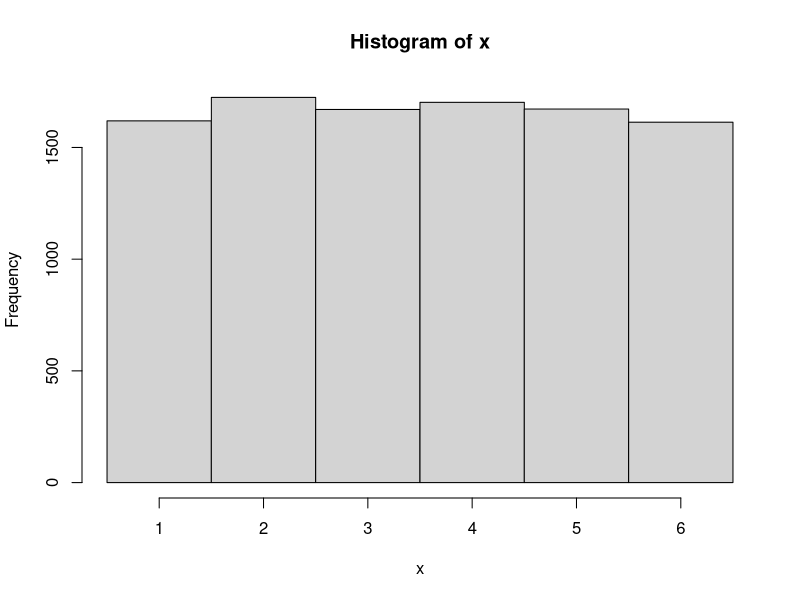
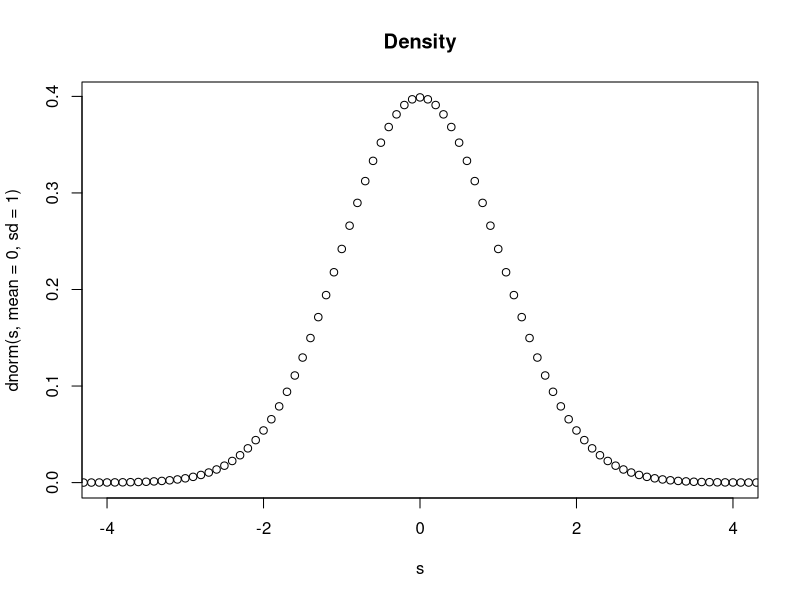
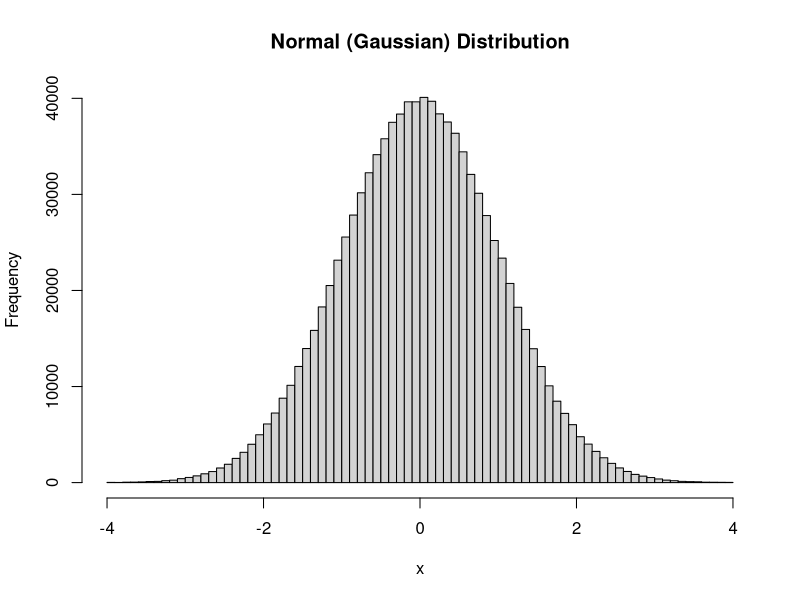
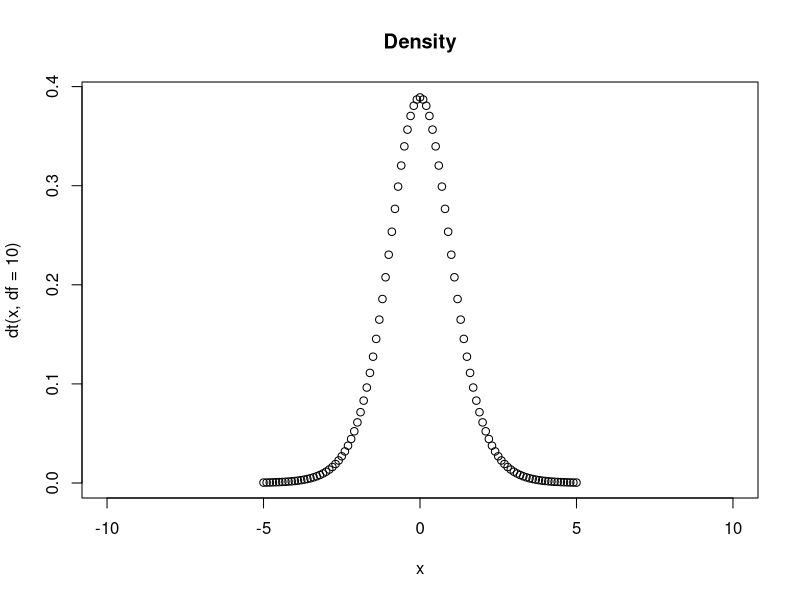
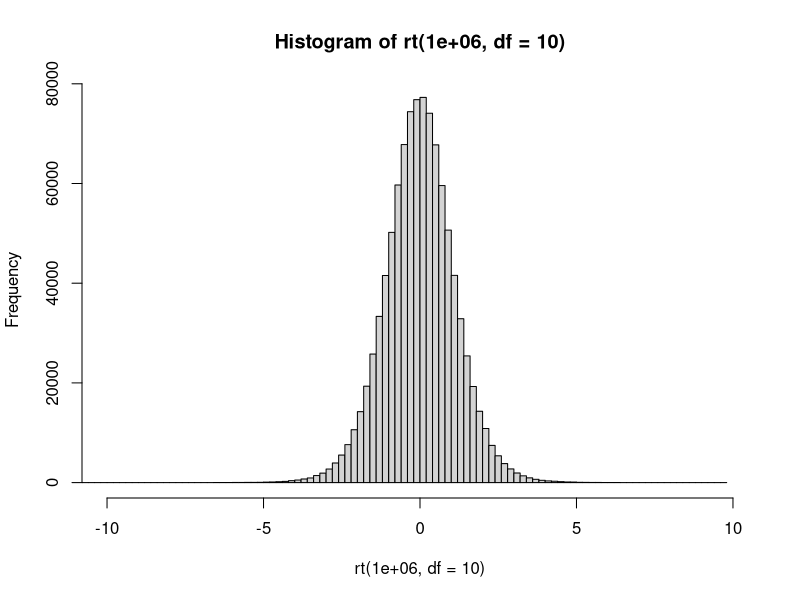
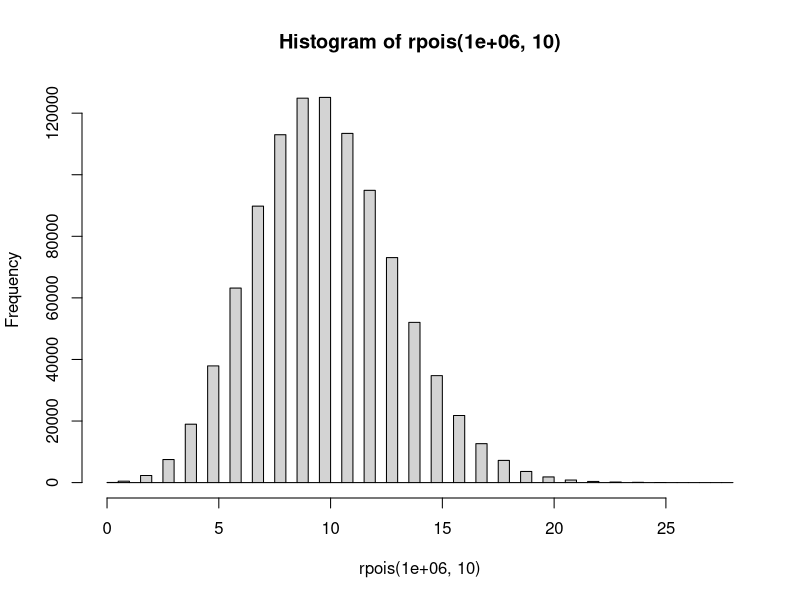
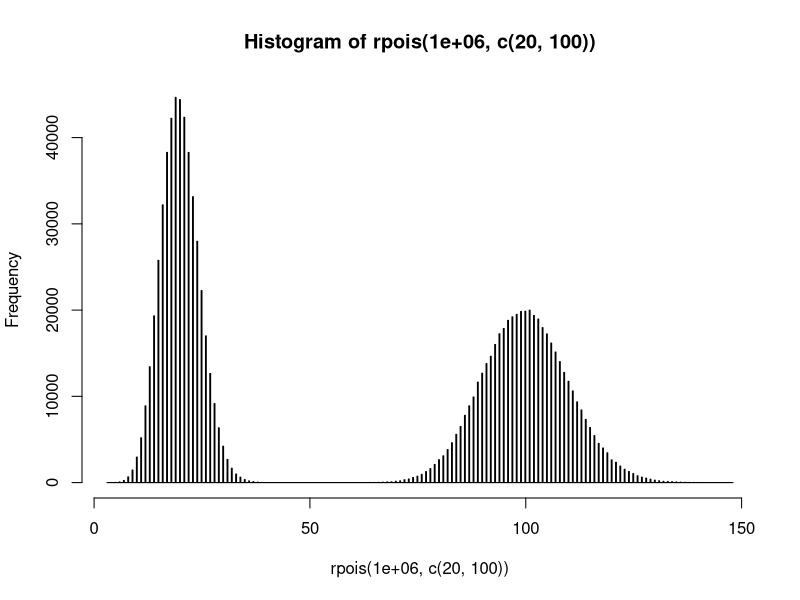
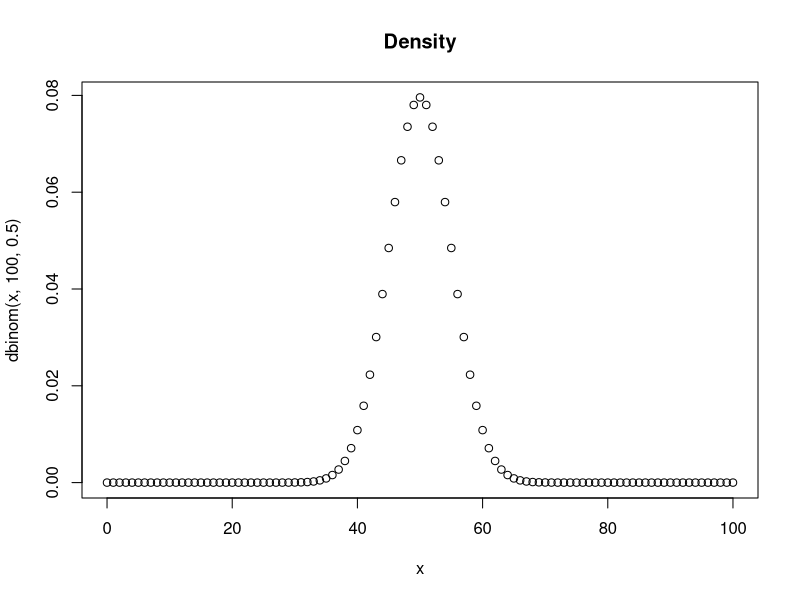

Generate these figures, in order, with R:
## ---- chunk 1
numcases <- 1e4
min <- 1                                 
max <- 6
x <- as.integer(runif(numcases, min, max+1))
c(min=min(x), max=max(x))
hist(x, breaks=seq(min-.5, max+.5, 1))
## ---- chunk 2
# "rnorm" function with truncation to min and max values
rtnorm <- function(n, mean, sd, a = -Inf, b = Inf){
    qnorm(runif(n, pnorm(a, mean, sd), pnorm(b, mean, sd)), mean, sd)
}

numcases <- 1e6
min = -4
max = 4
set.seed(1)
x <- rtnorm(numcases, mean=0, sd=1, min, max)
c(min=min(x), max=max(x))
set.seed(1)
x2 <- rnorm(numcases, mean=0, sd=1)
c(min=min(x2), max=max(x2))

s <- seq(-5, 5, 0.1)
plot(s, dnorm(s, mean=0, sd=1), # type="l",
     xlim=c(min, max),
     main = "Density")


hist(x, breaks=100,
     xlim=c(min, max),
     main="Normal (Gaussian) Distribution")
## ---- chunk 3
x <- seq(-5,5,0.1)
plot(x, dt(x, df=10),
    xlim=c(-10, 10),
    main="Density")

hist(rt(1e6, df=10), 
     xlim=c(-10, 10),
     breaks=100)
## ---- chunk 4

hist(rpois(1e6,10), breaks=100)
hist(rpois(1e6,c(20,100)), breaks=1000)
## ---- chunk 5
x <- seq(0, 100, 1)
plot(x, dbinom(x, 100, 0.5),
     xlim=c(0, 100),
     main="Density")

hist(rbinom(1e6, 100, 0.5), breaks=50,
     xlim=c(0, 100),
     main="Binomial Distribution")
## ---- chunk 6
x <- rlnorm(100, meanlog=0, sdlog=1)
s <- seq(0, max(x), 0.1)
d <- dlnorm(s, meanlog=0, sdlog=1)

hist(x, prob=T,
     col=gray(0.9), ylim=c(0, max(d)),
     breaks=20)

lines(density(x), lty=2)
curve(dlnorm(x, meanlog=0, sdlog=1), lwd=2, add=T, col="steelblue")
rug(x)
## ---- chunk 7
boxplot(x, horizontal=T, bty="n", main="log-normal distribution")
## ---- chunk 8
set.seed(20)
x <- rnorm(100)
e <- rnorm(100, 0, 2)
y <- 0.5 + 2*x + e
plot(x, y, main="Linear Model")
## ---- chunk 9
set.seed(20)
x <- rbinom(100, 1, 0.5)
e <- rnorm(100, 0, 2)
y <- 0.5 + 2*x + e
plot(x, y, main="Binary Linear Model")
## ---- chunk 10
set.seed(1)
x <- rnorm(100)
log.mu <- 0.5 + 0.3 * x
y <- rpois(100, exp(log.mu))
plot(x, y, main="Poisson Model")
## ---- chunk 11
seq.Date(as.Date("2002-01-01"), by="1 month", length.out=6)
